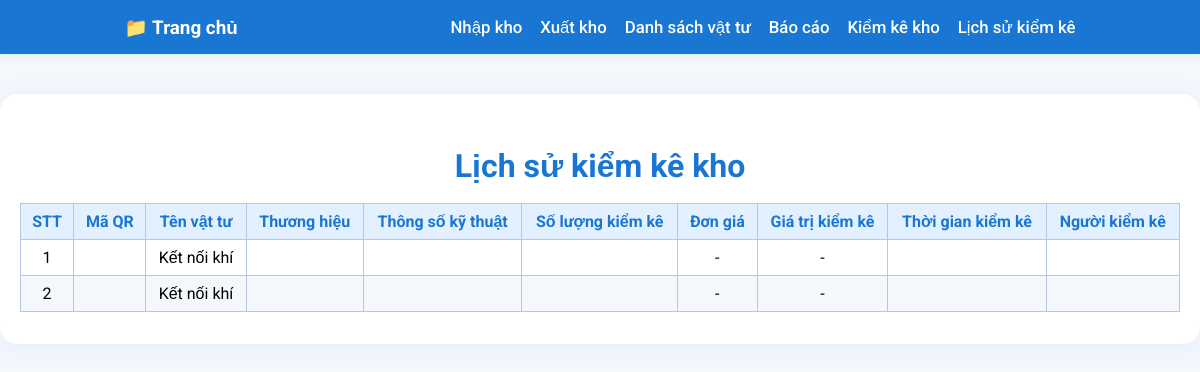
The page /kiem-ke-lich-su on the database as committed earlier.
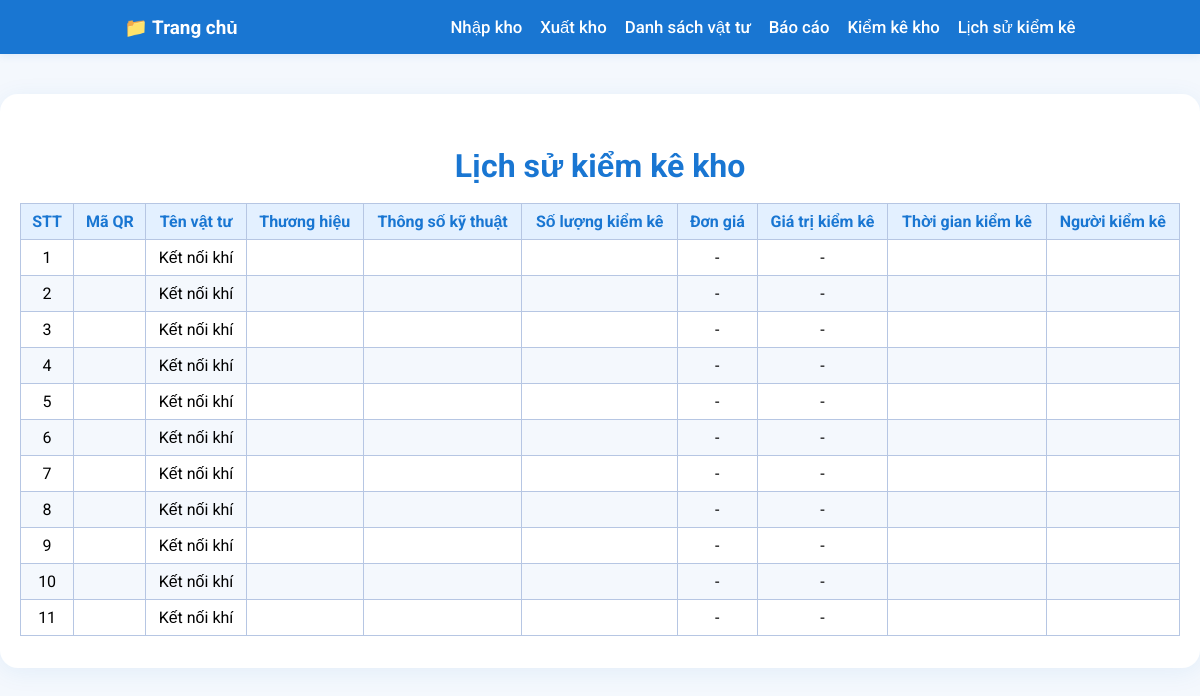
The same page on the database as committed later.
### tables this page shows
CREATE TABLE STOCK_TRANSACTION (
            transaction_id INTEGER PRIMARY KEY,
            material_id INTEGER,
            transaction_type TEXT,
            quantity REAL,
            transaction_date DATETIME,
            reference_number TEXT,
            notes TEXT,
            created_at DATETIME, imported_by TEXT, exported_by TEXT,
            FOREIGN KEY(material_id) REFERENCES MATERIAL(material_id)
        );

CREATE TABLE MATERIAL (
            material_id INTEGER PRIMARY KEY,
            product_code TEXT,
            material_name TEXT,
            part_code TEXT,
            group_name TEXT,
            classification TEXT,
            specification TEXT,
            brand_name TEXT,
            unit TEXT,
            supplier_name TEXT,
            location TEXT,
            status TEXT,
            created_at DATETIME,
            updated_at DATETIME
        , imported_by TEXT, quantity INTEGER DEFAULT 0);

### app.py (the view)
@app.route('/kiem-ke-lich-su')
def kiem_ke_lich_su():
    conn = get_db_connection()
    history = conn.execute("""
        SELECT st.*, m.material_name, m.part_code FROM STOCK_TRANSACTION st
        JOIN MATERIAL m ON st.material_id = m.material_id
        WHERE st.transaction_type = 'inventory'
        ORDER BY st.created_at DESC
    """).fetchall()
    conn.close()
    return render_template('kiem_ke_lich_su.html', history=history)

### app.py (called while the page is built)
def get_db_connection():
    conn = sqlite3.connect(DATABASE_PATH)
    conn.row_factory = sqlite3.Row
    return conn

### templates/kiem_ke_lich_su.html (shortened to what this page needs)
<!DOCTYPE html>
<html lang="vi">
<head>
</head>
<body>
<nav>
    <div>
        <div style="display:flex;align-items:center;gap:12px;">
            <a href="/" style="color:#fff;font-weight:700;font-size:1.18rem;text-decoration:none;display:flex;align-items:center;gap:6px;">📁 Trang chủ</a>
        </div>
        <div style="display:flex;align-items:center;gap:18px;">
            <a href="/nhap-kho">Nhập kho</a>
            <a href="/xuat-kho">Xuất kho</a>
            <a href="/danh-sach">Danh sách vật tư</a>
            <a href="/bao-cao">Báo cáo</a>
            <a href="/kiem-ke">Kiểm kê kho</a>
            <a href="/kiem-ke-lich-su">Lịch sử kiểm kê</a>
        </div>
    </div>
</nav>
<div class="container">
    <h1>Lịch sử kiểm kê kho</h1>
    <table>
        <thead>
            <tr>
                <th>STT</th>
                <th>Mã QR</th>
                <th>Tên vật tư</th>
                <th>Thương hiệu</th>
                <th>Thông số kỹ thuật</th>
                <th>Số lượng kiểm kê</th>
                <th>Đơn giá</th>
                <th>Giá trị kiểm kê</th>
                <th>Thời gian kiểm kê</th>
                <th>Người kiểm kê</th>
            </tr>
        </thead>
        <tbody>
            {% for row in history %}
            <tr>
                <td>{{ loop.index }}</td>
                <td>{{ row['qr_code'] }}</td>
                <td>{{ row['material_name'] }}</td>
                <td>{{ row['brand'] }}</td>
                <td>{{ row['specification'] }}</td>
                <td>{{ row['inventory'] }}</td>
                <td>{% if row['price'] %}{{ row['price'] }}{% else %}-{% endif %}</td>
                <td>{% if row['value'] %}{{ row['value'] }}{% else %}-{% endif %}</td>
                <td>{{ row['checked_at'] }}</td>
                <td>{{ row['user'] }}</td>
            </tr>
            {% endfor %}
        </tbody>
    </table>
</div>
</body>
</html>

### templates/kiem_ke_lich_su.html (style rules this page uses)
body { font-family: 'Roboto', Arial, sans-serif; background: #f4f8fd; margin: 0; }
nav { width: 100vw; background: #1976d2; padding: 0; box-shadow: 0 2px 8px rgba(25,118,210,0.10); margin-bottom: 0; }
nav div { max-width: 1300px; margin: 0 auto; display: flex; align-items: center; justify-content: space-between; padding: 0 18px; height: 54px; }
nav a { color: #fff; text-decoration: none; font-weight: 500; font-size: 1.05rem; }
.container { max-width: 1200px; margin: 40px auto; background: #fff; border-radius: 18px; box-shadow: 0 4px 24px rgba(25,118,210,0.08); padding: 32px 20px; }
h1 { color: #1976d2; margin-bottom: 18px; text-align: center; }
table { width: 100%; border-collapse: collapse; margin-top: 18px; }
th, td { border: 1px solid #b6c6e3; padding: 8px 10px; text-align: center; }
th { background: #e3f0ff; color: #1976d2; }
tr:nth-child(even) { background: #f4f8fd; }

Rows that differ between the two databases and show on the page:
added STOCK_TRANSACTION: material_name "Kết nối khí"
added STOCK_TRANSACTION: material_name "Kết nối khí"
added STOCK_TRANSACTION: material_name "Kết nối khí"
added STOCK_TRANSACTION: material_name "Kết nối khí"
added STOCK_TRANSACTION: material_name "Kết nối khí"
added STOCK_TRANSACTION: material_name "Kết nối khí"
added STOCK_TRANSACTION: material_name "Kết nối khí"
added STOCK_TRANSACTION: material_name "Kết nối khí"
added STOCK_TRANSACTION: material_name "Kết nối khí"
